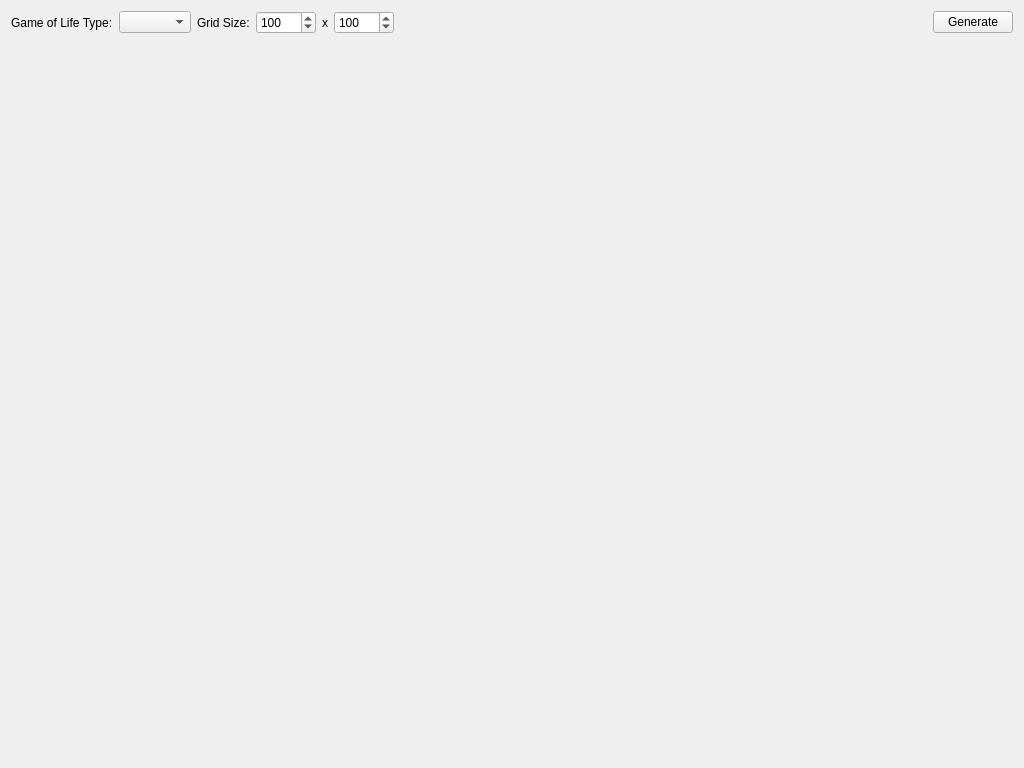
<?xml version="1.0" encoding="UTF-8"?>
<ui version="4.0">
 <class>GameOfLifeWidget</class>
 <widget class="QWidget" name="GameOfLifeWidget">
  <property name="geometry">
   <rect>
    <x>0</x>
    <y>0</y>
    <width>1024</width>
    <height>768</height>
   </rect>
  </property>
  <property name="windowTitle">
   <string>GameOfLifeWidget</string>
  </property>
  <layout class="QGridLayout" name="gridLayout">
   <item row="0" column="0">
    <layout class="QVBoxLayout" name="verticalLayout" stretch="0,0">
     <property name="sizeConstraint">
      <enum>QLayout::SetMaximumSize</enum>
     </property>
     <property name="leftMargin">
      <number>0</number>
     </property>
     <item>
      <layout class="QHBoxLayout" name="horizontalLayout">
       <item>
        <widget class="QLabel" name="label">
         <property name="text">
          <string>Game of Life Type:</string>
         </property>
        </widget>
       </item>
       <item>
        <widget class="QComboBox" name="comboBox"/>
       </item>
       <item>
        <widget class="QLabel" name="label_2">
         <property name="text">
          <string>Grid Size:</string>
         </property>
        </widget>
       </item>
       <item>
        <widget class="QSpinBox" name="spinBox_2">
         <property name="minimumSize">
          <size>
           <width>60</width>
           <height>0</height>
          </size>
         </property>
         <property name="maximumSize">
          <size>
           <width>60</width>
           <height>16777215</height>
          </size>
         </property>
         <property name="minimum">
          <number>10</number>
         </property>
         <property name="maximum">
          <number>10000</number>
         </property>
         <property name="value">
          <number>100</number>
         </property>
        </widget>
       </item>
       <item>
        <widget class="QLabel" name="label_3">
         <property name="text">
          <string>x</string>
         </property>
        </widget>
       </item>
       <item>
        <widget class="QSpinBox" name="spinBox">
         <property name="minimumSize">
          <size>
           <width>60</width>
           <height>0</height>
          </size>
         </property>
         <property name="maximumSize">
          <size>
           <width>60</width>
           <height>16777215</height>
          </size>
         </property>
         <property name="minimum">
          <number>10</number>
         </property>
         <property name="maximum">
          <number>10000</number>
         </property>
         <property name="value">
          <number>100</number>
         </property>
        </widget>
       </item>
       <item>
        <spacer name="horizontalSpacer">
         <property name="orientation">
          <enum>Qt::Horizontal</enum>
         </property>
         <property name="sizeHint" stdset="0">
          <size>
           <width>40</width>
           <height>20</height>
          </size>
         </property>
        </spacer>
       </item>
       <item>
        <widget class="QPushButton" name="pushButton">
         <property name="text">
          <string>Generate</string>
         </property>
        </widget>
       </item>
      </layout>
     </item>
     <item>
      <widget class="QWidget" name="widget" native="true">
       <property name="sizePolicy">
        <sizepolicy hsizetype="Expanding" vsizetype="Expanding">
         <horstretch>0</horstretch>
         <verstretch>0</verstretch>
        </sizepolicy>
       </property>
      </widget>
     </item>
    </layout>
   </item>
  </layout>
 </widget>
 <layoutdefault spacing="6" margin="11"/>
 <resources/>
 <connections/>
</ui>
